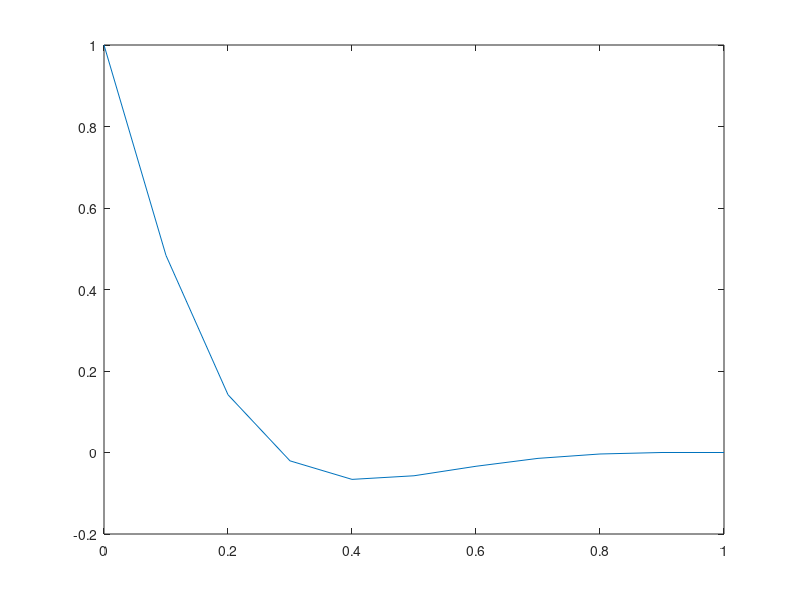

MATLAB code to generate this figure:
##__INSERT_LICENSE__
## $Id: oscplate.m,v 1.2 2003/01/08 15:49:03 mstorti Exp $
omega=1000*2*pi;
L=1;
N=10;
nu=100;

T=2*pi/omega;
Dt=T/16.;
t=52*Dt;
x=(0:N)'/N*L;
la1=(1+i)*sqrt(omega/2/nu);
la2=-la1;

phase=exp(i*omega*t);
num=exp(la1*(x-L))-exp(la2*(x-L));
den=exp(-la1*L)-exp(-la2*L);

uex=imag(phase/den*num);

plot(x,uex);
